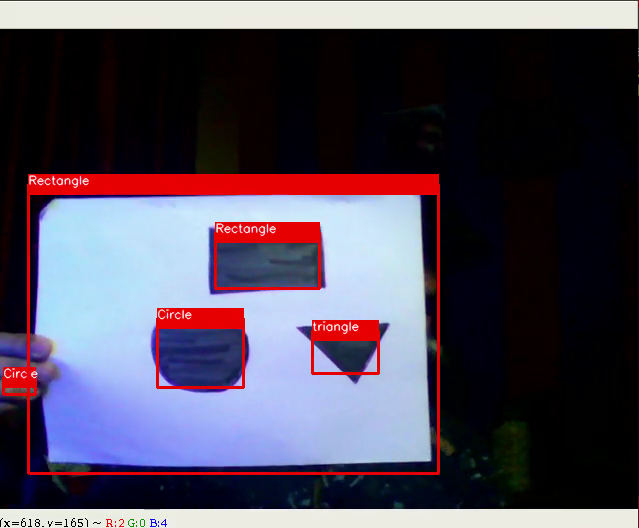
#> input picture frame 24 of Shape detection/shape-detection-master/assets/color.mp4, 639 x 528 px, given in place of the camera
$ python capture.py   (older library calls are emulated)
#> lines starting #> are read from the running program, lines starting #| are printed output that depends on the picture; after the words box and inside, x2 and y2 are one past the last pixel; in counts of white or black regions, pixels touching at a corner belong together
#> further down, frame is the input picture: shape (528, 639, 3); mean B, G, R 90.1, 74.1, 81.6
### Shape detection/shape-detection-master/filled_shape/filled_shape.py
import cv2 as cv
import numpy as np


class FilledShape:
    def __init__(self, img):
        self.img = img

    def detect(self, contour, debug):
        shape = "undefined"
        epsilon = 0.03 * cv.arcLength(contour, True)
        approx = cv.approxPolyDP(contour, epsilon, True)
        x, y, w, h = cv.boundingRect(contour)
        cv.rectangle(self.img, (x, y), (x + w, y + h), (0, 0, 255), 2)
        cv.rectangle(self.img, (x, y-10), (x + w, y + 10), (0, 0, 255), -1)
        font = cv.FONT_HERSHEY_SIMPLEX
        number = ""
        if debug:
            cv.drawContours(self.img, [contour], 0, (0, 255, 0), 2)

            for pt in approx:
                cv.circle(self.img, (pt[0][0], pt[0][1]), 5, (255, 0, 0), -1)
            number = str(len(approx)) + " "
        if len(approx) == 3:
            shape = "triangle"
        elif len(approx) == 4:
            # print(w, h, w / h)
            if 0.95 < w / h < 1.05:
                shape = "Square"
            else:
                shape = "Rectangle"
        elif len(approx) == 5:
            shape = "Pentagon"
        else:
            shape = "Circle"
        cv.putText(self.img, number + shape, (x, y), font, 0.4, (255, 255, 255), 1, cv.LINE_AA)

    def preprocessing_image(self):
        img_gray = cv.cvtColor(self.img, cv.COLOR_BGR2GRAY)
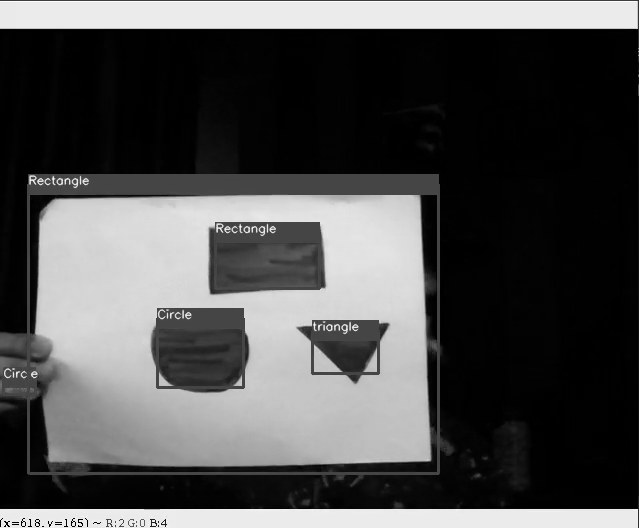
#> img_gray: shape (528, 639); min 0, max 254, mean 78.2
        _, threshold = cv.threshold(img_gray, 127, 255, 0)
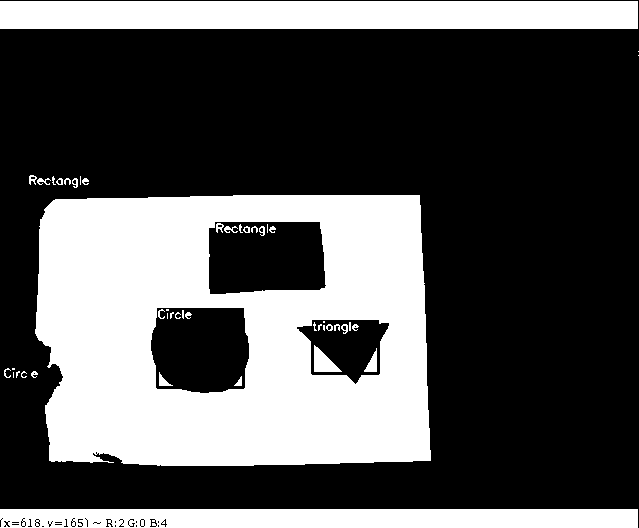
#> threshold: shape (528, 639); 33.7% white; 47 white regions (20 under 20 px)
        kernel = np.ones((5, 5), np.uint8)
        cv.dilate(threshold, kernel, iterations=1)
        threshold = cv.GaussianBlur(threshold, (15, 15), 0)
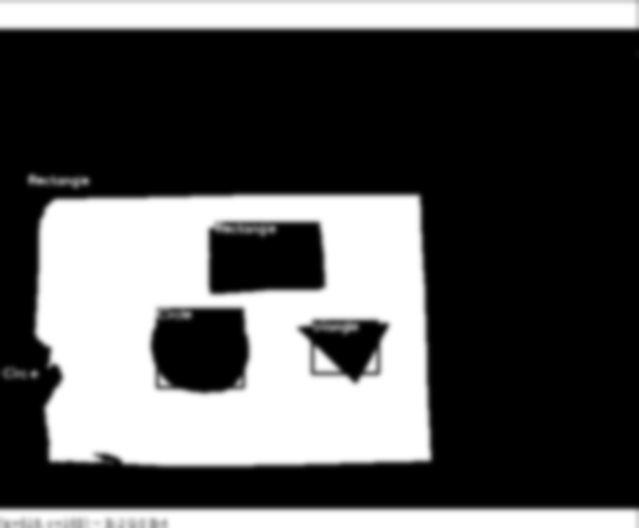
#> threshold: shape (528, 639); min 0, max 255, mean 86.1
        img_contour, contours, _ = cv.findContours(threshold, cv.RETR_TREE, cv.CHAIN_APPROX_SIMPLE)
#> contours = 8 contours, 1 with area under 20; largest, box (x1, y1, x2, y2) and area: (0, 168, 438, 473) 112860, (0, 0, 639, 36) 22330, (0, 502, 639, 528) 15950, (157, 314, 243, 387) 4983, (215, 228, 319, 288) 4980, (316, 326, 379, 373) 1224, (632, 46, 639, 61) 67
        return threshold, contours


def capture(frame, debug=False):
    img_object = FilledShape(frame)
    threshold, contours = img_object.preprocessing_image()
    for contour in contours:
        img_object.detect(contour, debug)
#> this loop made 8 passes
#> (shape in detect, epsilon in detect, x in detect, y in detect, w in detect, h in detect) on passes 3, 4, 6, 7: ('Pentagon', 5.4, 316, 326, 63, 47), ('Circle', 8.39, 157, 314, 86, 73), ('Circle', 0.35, 63, 190, 6, 3), ('Circle', 1.09, 632, 46, 7, 15)
#> (contour, shape in detect, epsilon in detect, approx in detect, x in detect, y in detect, w in detect, h in detect) on passes 1, 8: ([[0, 502], [0, 527], [638, 527], [638, 502]], 'Circle', 39.78, [[0, 502], [638, 527]], 0, 502, 639, 26), ([[0, 0], [0, 35], [638, 35], [638, 0]], 'Circle', 40.38, [[0, 0], [638, 35]], 0, 0, 639, 36)
    cv.imshow('Threshold', threshold)
    cv.imshow('Original', frame)
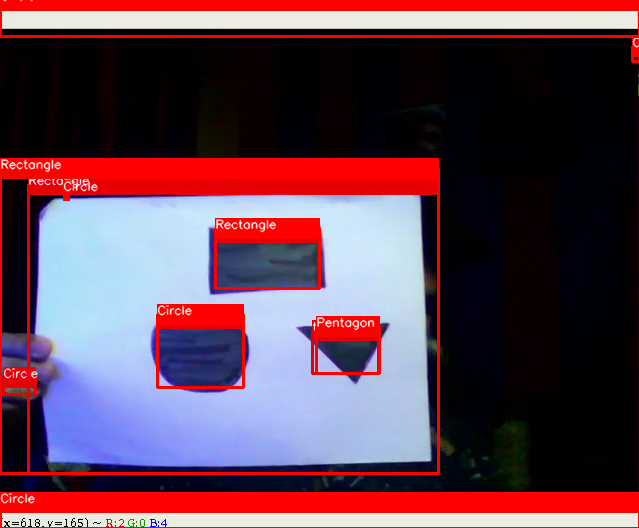
#> window 'Original': shape (528, 639, 3); mean B, G, R 82, 66.6, 99

### Shape detection/shape-detection-master/capture.py
import cv2 as cv
from filled_shape import filled_shape as fs
import argparse


if True:
    cap = cv.VideoCapture(0)
    while True:
        ret, frame = cap.read()
        if ret:
            fs.capture(frame)

        k = cv.waitKey(30) & 0xFF
#> (key Esc is pressed here)
        if k == 27:
            break
    cap.release()
    cv.destroyAllWindows()
# [7 lines of commented-out code are left out]
